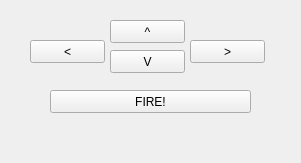
<?xml version="1.0" encoding="UTF-8"?>
<ui version="4.0">
 <class>LauncherWidget</class>
 <widget class="QWidget" name="LauncherWidget">
  <property name="geometry">
   <rect>
    <x>0</x>
    <y>0</y>
    <width>301</width>
    <height>163</height>
   </rect>
  </property>
  <property name="windowTitle">
   <string>Form</string>
  </property>
  <widget class="QPushButton" name="btn_down">
   <property name="geometry">
    <rect>
     <x>110</x>
     <y>50</y>
     <width>75</width>
     <height>23</height>
    </rect>
   </property>
   <property name="text">
    <string>V</string>
   </property>
  </widget>
  <widget class="QPushButton" name="btn_left">
   <property name="geometry">
    <rect>
     <x>30</x>
     <y>40</y>
     <width>75</width>
     <height>23</height>
    </rect>
   </property>
   <property name="text">
    <string>&lt;</string>
   </property>
  </widget>
  <widget class="QPushButton" name="btn_right">
   <property name="geometry">
    <rect>
     <x>190</x>
     <y>40</y>
     <width>75</width>
     <height>23</height>
    </rect>
   </property>
   <property name="text">
    <string>&gt;</string>
   </property>
  </widget>
  <widget class="QPushButton" name="btn_fire">
   <property name="geometry">
    <rect>
     <x>50</x>
     <y>90</y>
     <width>201</width>
     <height>23</height>
    </rect>
   </property>
   <property name="text">
    <string>FIRE!</string>
   </property>
  </widget>
  <widget class="QPushButton" name="btn_up">
   <property name="geometry">
    <rect>
     <x>110</x>
     <y>20</y>
     <width>75</width>
     <height>23</height>
    </rect>
   </property>
   <property name="text">
    <string>^</string>
   </property>
  </widget>
 </widget>
 <resources/>
 <connections>
  <connection>
   <sender>btn_fire</sender>
   <signal>clicked()</signal>
   <receiver>LauncherWidget</receiver>
   <slot>fire_clicked()</slot>
   <hints>
    <hint type="sourcelabel">
     <x>187</x>
     <y>100</y>
    </hint>
    <hint type="destinationlabel">
     <x>208</x>
     <y>124</y>
    </hint>
   </hints>
  </connection>
 </connections>
 <slots>
  <slot>fire_clicked()</slot>
 </slots>
</ui>
